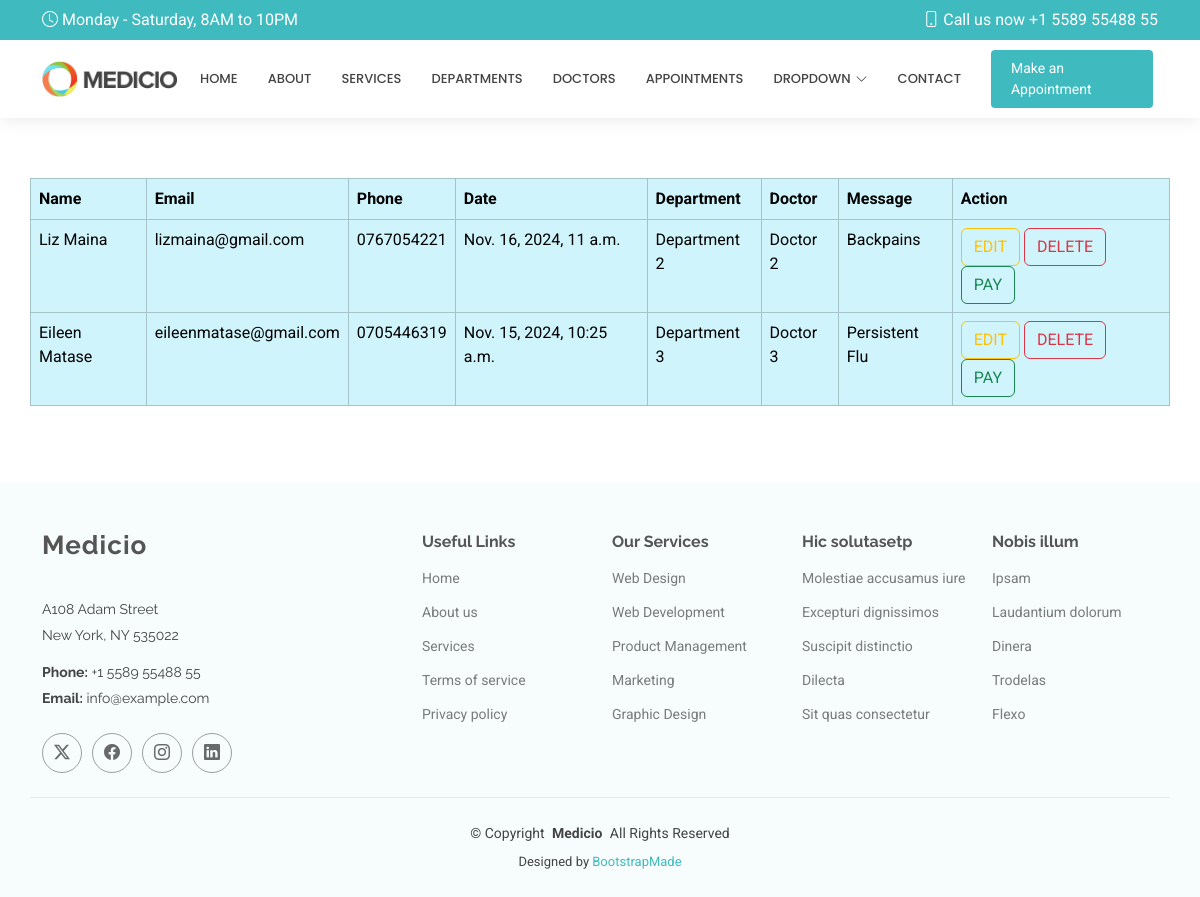
Page /show/ on the committed database.
### myapp/models.py (models this page shows, shortened)
class Appointment(models.Model):
    name = models.CharField(max_length=100)
    email = models.EmailField()
    phone = models.CharField(max_length=20)
    date = models.DateTimeField()
    department = models.CharField(max_length=50)
    doctor = models.CharField(max_length=50)
    message = models.TextField()

### myapp/views.py (the view)
# urls.py: path('show/', views.show, name='show'),
def show(request):
    allappointments = Appointment.objects.all()
    return render(request,'show.html',{'appointment':allappointments})

### templates/show.html
{% extends 'starter-page.html' %}
{% load static %}
{% block body %}
    <table class="table table-bordered table-info container" >
    <thead>
    <tr>
        <th>Name</th>
        <th>Email</th>
        <th>Phone</th>
        <th>Date</th>
        <th>Department</th>
        <th>Doctor</th>
        <th>Message</th>
        <th>Action</th>
    </tr>
    </thead>
    <tbody>
    {% for x in appointment  %}
        <tr>
            <td>{{ x.name }}</td>
            <td>{{ x.email }}</td>
            <td>{{ x.phone }}</td>
            <td>{{ x.date }}</td>
            <td>{{ x.department }}</td>
            <td>{{ x.doctor }}</td>
            <td>{{ x.message }}</td>
            <td>
                <a href="" class="btn btn-outline-warning">EDIT</a>
                <a href="/delete/{{ x.id }}" class="btn btn-outline-danger">DELETE</a>
                <a href="" class="btn btn-outline-success">PAY</a>
            </td>
        </tr>
    {% endfor %}
    </tbody>
    </table>
{% endblock %}

### static/assets/css/main.css (style rules this page uses)
:root { --default-font: "Roboto", system-ui, -apple-system, "Segoe UI", Roboto, "Helvetica Neue", Arial, "Noto Sans", "Liberation Sans", sans-serif, "Apple Color Emoji", "Segoe UI Emoji", "Segoe UI Symbol", "Noto Color Emoji"; --heading-font: "Raleway", sans-serif; --nav-font: "Poppins", sans-serif; }
:root { --background-color: #ffffff; --default-color: #444444; --heading-color: #555555; --accent-color: #3fbbc0; --surface-color: #ffffff; --contrast-color: #ffffff; }
:root { --nav-color: #444444; --nav-hover-color: #3fbbc0; --nav-mobile-background-color: #ffffff; --nav-dropdown-background-color: #ffffff; --nav-dropdown-color: #444444; --nav-dropdown-hover-color: #3fbbc0; }
:root { scroll-behavior: smooth; }
body { color: var(--default-color); background-color: var(--background-color); font-family: var(--default-font); }
a { color: var(--accent-color); text-decoration: none; transition: 0.3s; }

### rows in the picture
Appointment: name "Liz Maina", email "lizmaina@gmail.com", phone "0767054221", date "Nov. 16, 2024, 11 a.m.", department "Department 2", doctor "Doctor 2", message "Backpains"
Appointment: name "Eileen Matase", email "eileenmatase@gmail.com", phone "0705446319", date "Nov. 15, 2024, 10:25 a.m.", department "Department 3", doctor "Doctor 3", message "Persistent Flu"
